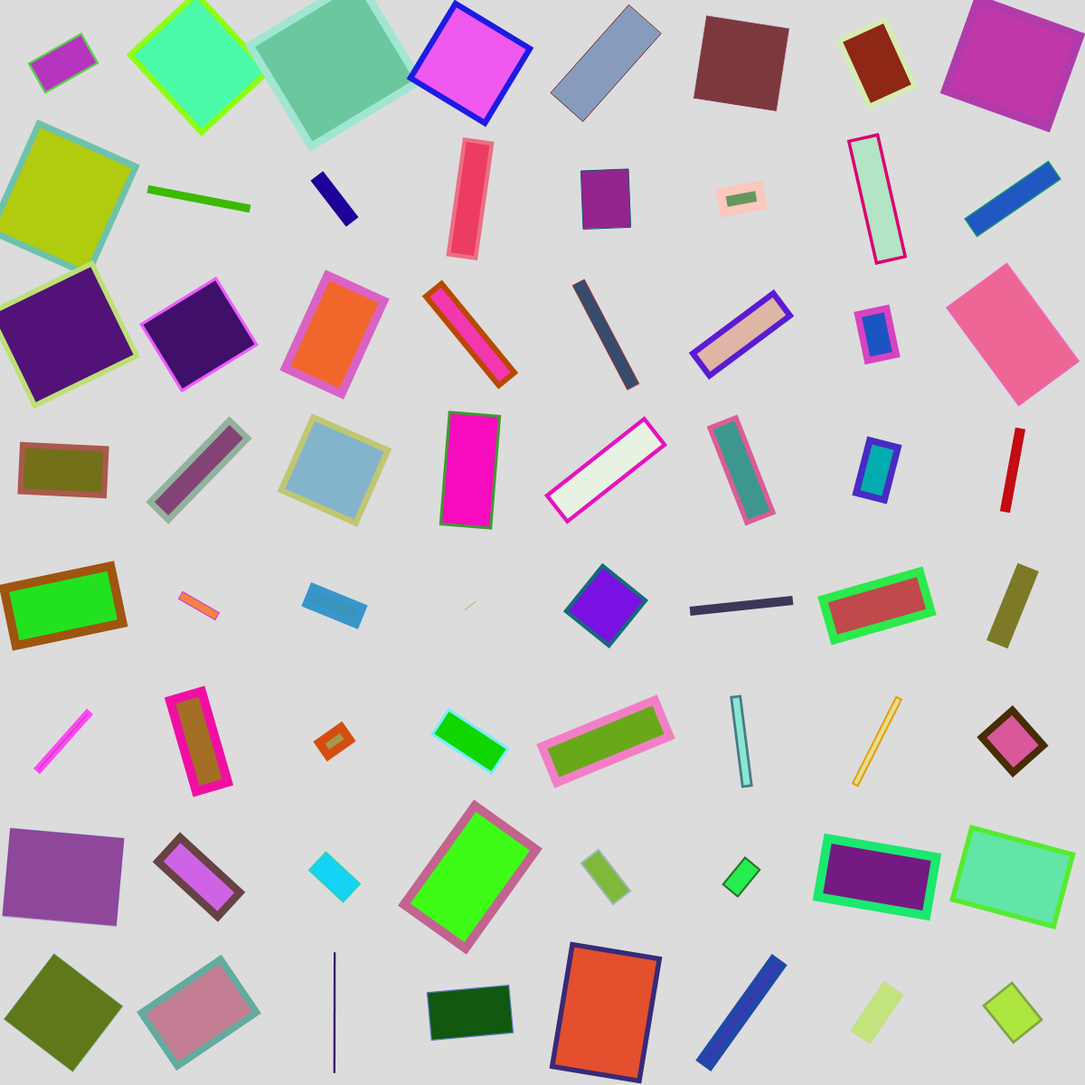
Frame 1 (no input)
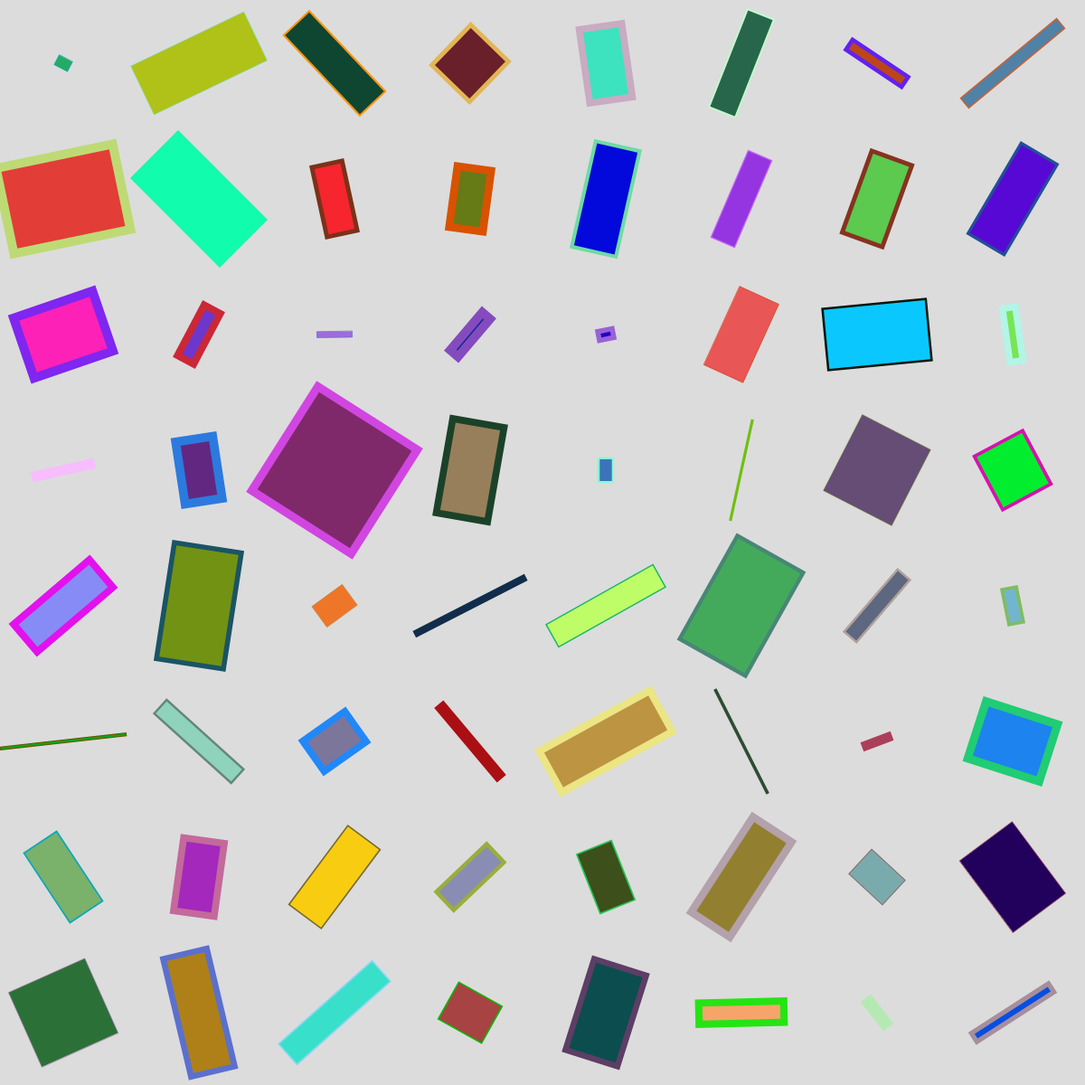
Frame 2 (the mouse pressed at the canvas centre, redrawn once)

The p5.js sketch that drew these frames (run headless with seeded random() and noise() and a simulated clock; the mouse was pressed at the canvas centre and the sketch redrawn once):

// p5.js sketch
// ── sketch.js
function setup() {
  // create a canvas
  createCanvas(1200, 1200);

  // disable animation
  noLoop();
}

function draw() {
  background(220);

 //Translate off of the edge of the canvas.
 translate(70, 70);
  
  //Use a for loop to draw 8 columns.
  for(let x = 0; x < 8; x++){
    //Use a for loop to draw 8 rows.
    for(let y = 0; y < 8; y++){
        //Push and pop to only temporarily rotate and transform.
        push();

        //Generate 3 random integer values to serve as the rgb values for the fill.
        let r = random(255);
        let g = random(255);
        let b = random(255);
        //Use the randomized values to set the fill to a random color.
        fill(r, g, b);

        //Generate 3 more random integer values to serve as the rgb values for the stroke.
        let sr = random(255);
        let sg = random(255);
        let sb = random(255);
        //Use the above randomized values to set the stroke to a random color.
        stroke(sr, sg, sb);
        //Randomize the stroke weight. I randomly decided to use only up to a stroke weight of 10.
        strokeWeight(random(10));

        //Translate to the next spot to draw a rectangle.
        translate(x * 150, y * 150);
        //Change the angle mode and the rectMode.
        angleMode(DEGREES);
        rectMode(CENTER);
        //Randomly generate a number to rotate the rectangle. I wanted to add movement instead of just
        //changing the colors and sizes.
        rotate(random(350));

        //Draw the rectangle using randomly generated width and height.
        rect(0, 0, random(140), random(140));
        pop();
    }
  }
}
